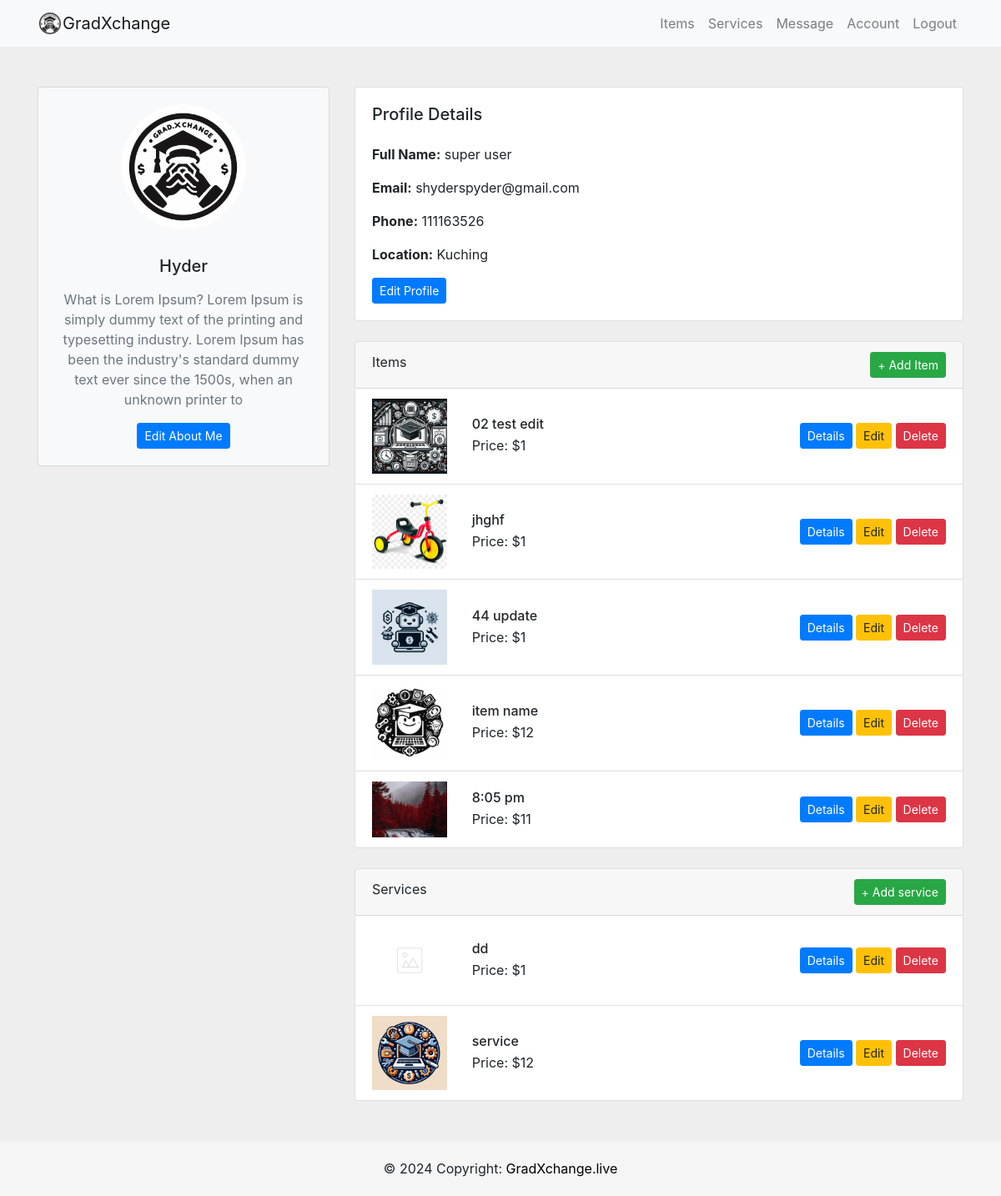
/account/Hyder/ (signed in), run on an earlier commit of the app's database.
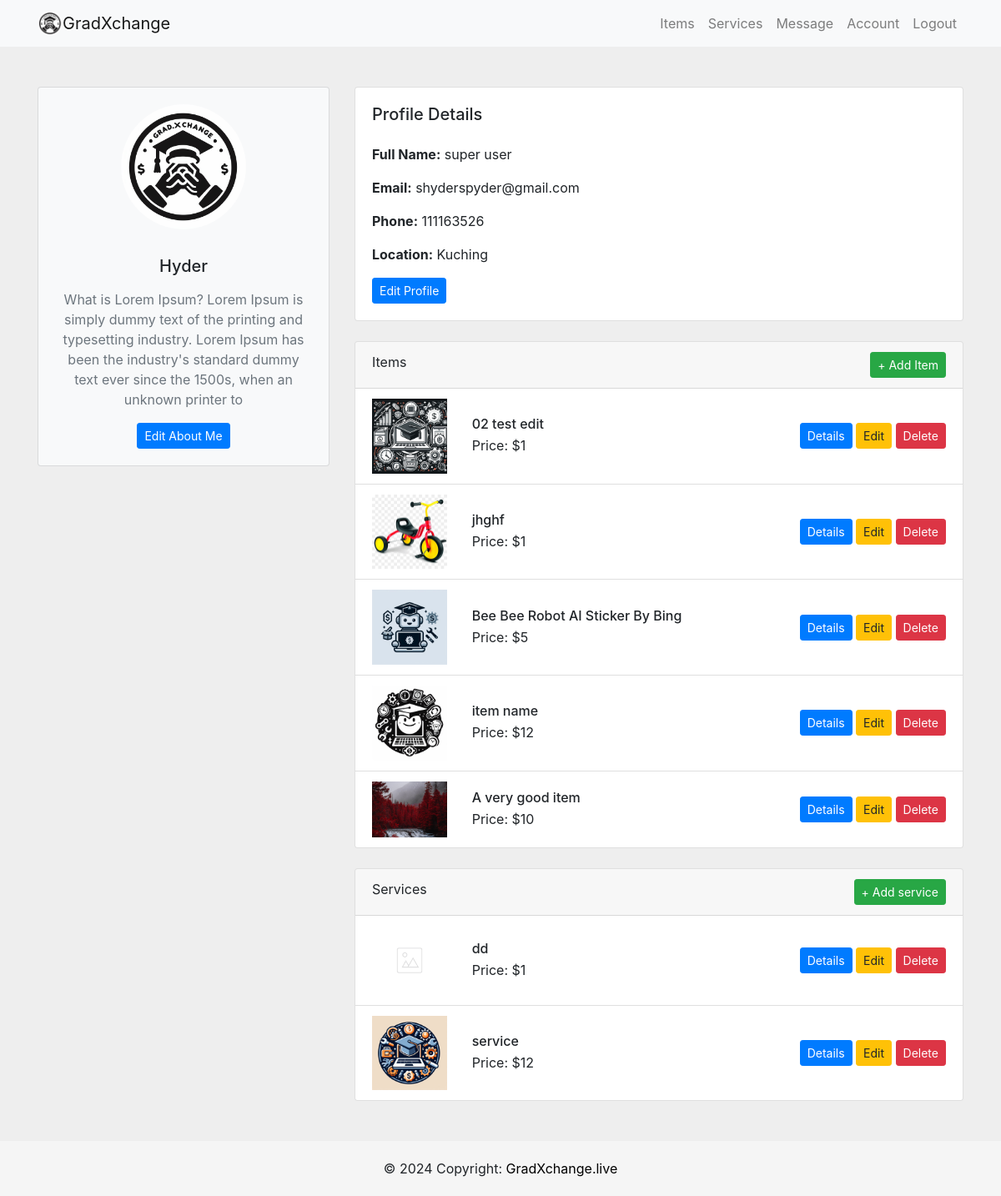
And on a later commit of the database.
### item/models.py (models this page shows, shortened)
class Item(models.Model):
    item_name = models.CharField(max_length=200)
    item_desc = models.CharField(max_length=200)
    item_detail = models.CharField(max_length=2000)
    item_price = models.IntegerField()
    item_image = models.ImageField(upload_to='images_item', default="notfound.png")
    created =  models.DateTimeField(auto_now_add=True)
    user_name = models.ForeignKey(User, on_delete=models.CASCADE,default=1)
    liked_by = models.ManyToManyField(settings.AUTH_USER_MODEL, related_name='item_liked',blank= True)

### users/views.py (the view)
# urls.py: path('account/<str:username>/',user_views.accountPage, name='account'),
@login_required
def accountPage(request,username):
    user = get_object_or_404(User, username= username)
    user_items = Item.objects.filter(user_name= user)  # Query items belonging to the logged-in user
    user_services = Service.objects.filter(user_name= user)
    profile = get_object_or_404(Profile, user=user)
    is_own_account = request.user == user
    context = {
        'user':user,
        'user_items':user_items,
        'user_services':user_services,
        'is_own_account': is_own_account,  # Pass the flag to the template
        'profile_id': profile.id,  # Add the profile ID to the context
    }
    return render(request,'users/account.html', context)

### users/templates/users/account.html (shortened to what the changed rows need)
{% extends 'users/base.html' %}
{% load static %}
{% block body %}
<section style="background-color: #eee;">
    <div class="container py-5">
        <div class="row justify-content-center">
            <div class="col-md-8">
                <div class="card mb-4">
                    <ul class="list-group list-group-flush">
                        {% for item in user_items %}
                        <li class="list-group-item">
                            <div class="row align-items-center">
                                <div class="col-md-2">
                                    <img src="{{ item.item_image.url }}" class="img-fluid" alt="{{ item.item_name }}">
                                </div>
                                <div class="col-md-6">
                                    <h6 class="mb-1">{{ item.item_name }}</h6>
                                    <p class="mb-0">Price: ${{ item.item_price }}</p>
                                </div>
                                <div class="col-md-4 text-md-right mt-3 mt-md-0">
                                    <a href="{% url 'item:detail' item.id %}" class="btn btn-primary btn-sm">Details</a>
                                    {% if is_own_account %}
                                    <a href="{% url 'item:update_item' item.id %}"
                                        class="btn btn-warning btn-sm">Edit</a>
                                    <a href="{% url 'item:delete_item' item.id %}"
                                        class="btn btn-danger btn-sm">Delete</a>
                                    {% endif %}
                                </div>
                            </div>
                        </li>
                        {% empty %}
                        <li class="list-group-item">No item listed.</li>
                        {% endfor %}
                    </ul>
                </div>
            </div>
        </div>
    </div>
</section>
{% endblock %}

What changed in the data, as far as the page shows it:
removed Item: item_image (picture), item_name "44 update", item_price "1"
added Item: item_image (picture), item_name "Bee Bee Robot AI Sticker By Bing", item_price "5"
changed Item: item_name "8:05 pm" → "A very good item"; item_price "11" → "10"
